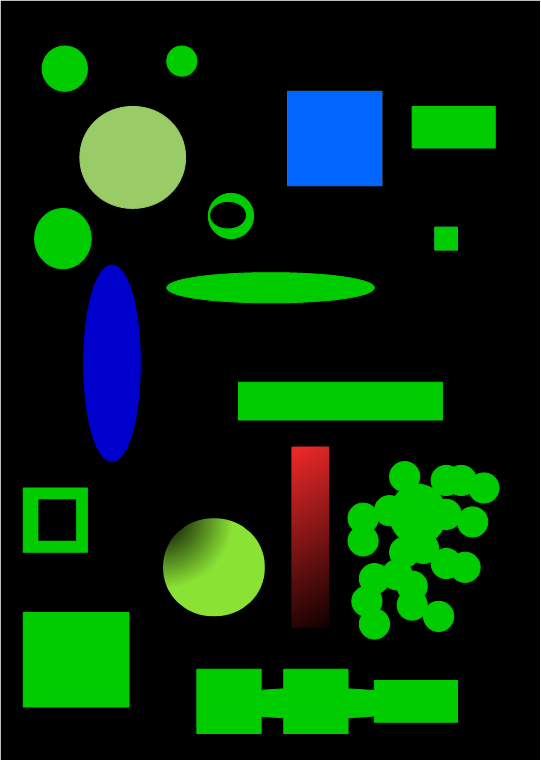
#> input picture resources/images/detect_blob.png, 541 x 760 px
$ jupyter execute 1.segmentation_and_binary_images.ipynb
#> lines starting #> are read from the running program, lines starting #| are printed output that depends on the picture; after the words box and inside, x2 and y2 are one past the last pixel; in counts of white or black regions, pixels touching at a corner belong together
[cell 1]
import numpy as np
import cv2

[cell 2]
img = cv2.imread("../resources/images/detect_blob.png", 0)
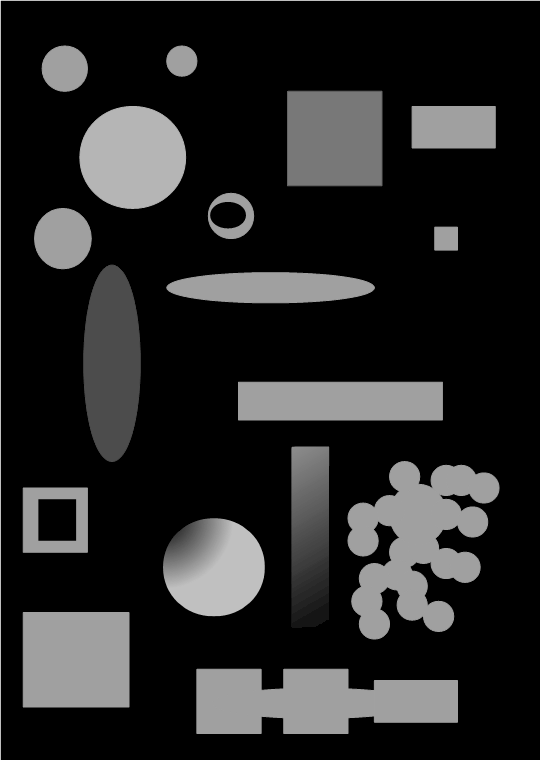
#> img: shape (760, 541); min 0, max 255, mean 38.9
height, width = img.shape[0:2]
#> height = 760; width = 541
cv2.imshow("Original BW",img)
cv2.waitKey(0)
cv2.destroyAllWindows()

## Simple thresholding

[cell 3]
binary = np.zeros([height,width,1],'uint8')
thresh = 85

for row in range(0,height):
	for col in range(0, width):
		if img[row][col]>thresh:
			binary[row][col]=255
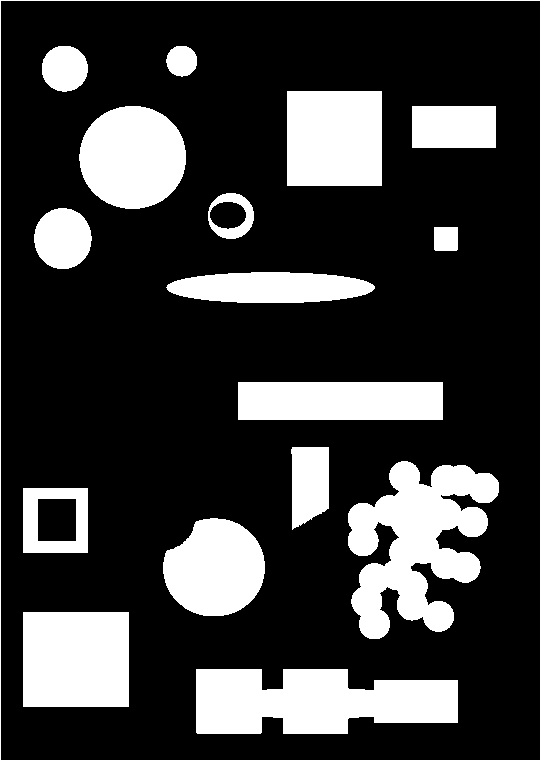
#> binary: shape (760, 541, 1); 23% white; 17 white regions, largest, box (x1, y1, x2, y2) and area: (348, 461, 499, 639) 14998, (196, 669, 458, 734) 13450, (23, 612, 129, 707) 10070

cv2.imshow("Slow Binary",binary)
ret, thresh = cv2.threshold(img,thresh,255,cv2.THRESH_BINARY)
#> ret = 85
print(ret)
#| 85.0
cv2.imshow("CV Threshold",thresh)

cv2.waitKey(0)
cv2.destroyAllWindows()

## Adaptive thresholding

[cell 4]
img = cv2.imread("../resources/images/sudoku.png", 0)
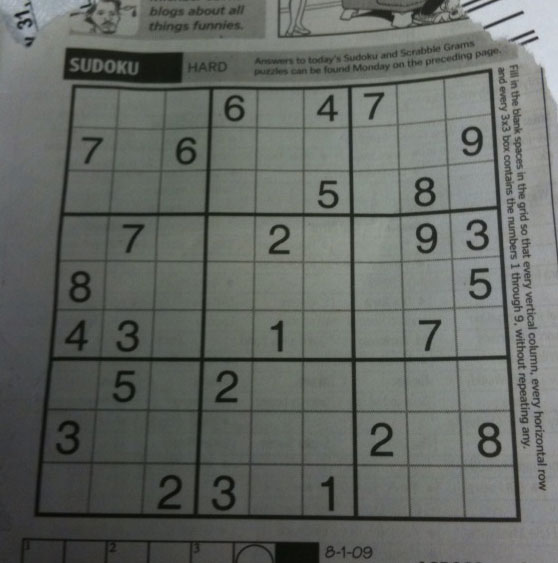
#> input picture resources/images/sudoku.png, 558 x 563 px
#> img: shape (563, 558); min 7, max 218, mean 101.8
cv2.imshow("Original",img)

ret, thresh_basic = cv2.threshold(img,70,255,cv2.THRESH_BINARY)
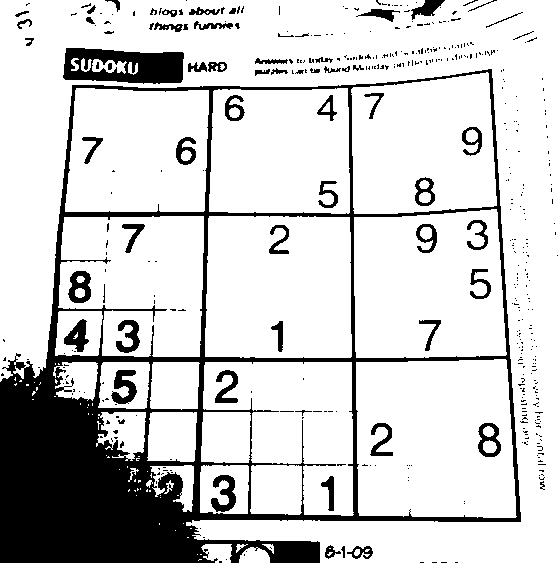
#> thresh_basic: shape (563, 558); 81.3% white; 454 black regions (387 under 20 px), largest, box (x1, y1, x2, y2) and area: (0, 69, 521, 563) 44389, (63, 48, 184, 84) 3115, (111, 370, 137, 404) 517
cv2.imshow("Basic Binary",thresh_basic)

thresh_adapt = cv2.adaptiveThreshold(img, 255, cv2.ADAPTIVE_THRESH_GAUSSIAN_C, cv2.THRESH_BINARY, 115, 1)
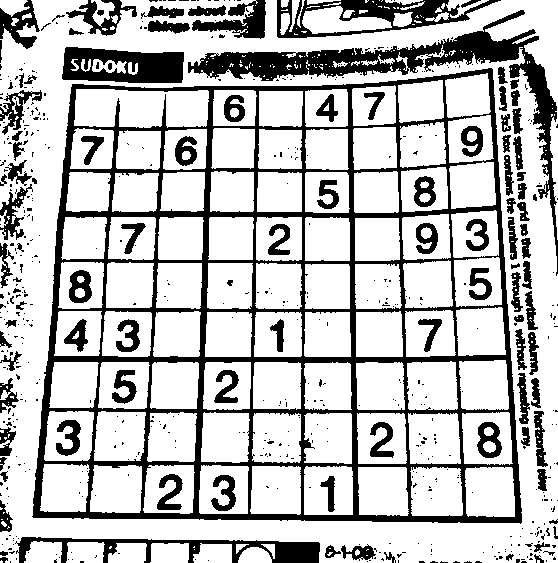
#> thresh_adapt: shape (563, 558); 74.7% white; 605 black regions (499 under 20 px), largest, box (x1, y1, x2, y2) and area: (32, 68, 522, 524) 36255, (188, 10, 558, 276) 9397, (62, 47, 184, 83) 3206
cv2.imshow("Adaptive Threshold",thresh_adapt)

cv2.waitKey(0)
cv2.destroyAllWindows()
